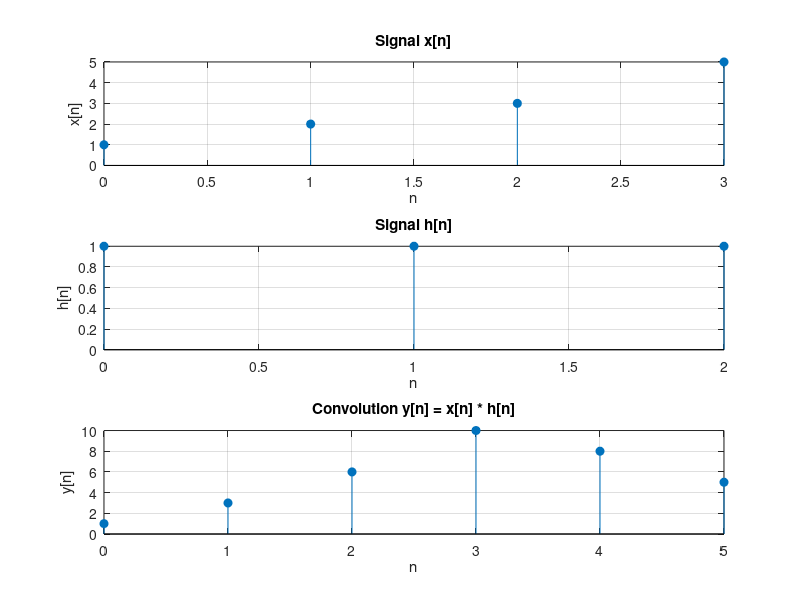

Recreate this plot in MATLAB.
x=[1,2,3,5];
h=[1,1,1];
x_len = length(x);
h_len = length(h);
y_len = x_len + h_len - 1;  
x_padded = [x, zeros(1, y_len - x_len)];
h_padded = [h, zeros(1, y_len - h_len)]
h_mat = zeros(y_len, y_len);
for i = 1:y_len
    h_mat(:, i) = circshift(h_padded, [0, i-1]);  % Circularly shift the padded h
end
y_matrix = h_mat * x_padded';  
disp('Shifted h matrix:');
disp(h_mat);
disp('Convolution result using matrix method:');
disp(y_matrix');
% Plot the sequences
n_x = 0:length(x)-1;  % Time indices for x
n_h = 0:length(h)-1;  % Time indices for h
n_y = 0:length(y_matrix)-1;  % Time indices for convolution result
figure;
% Plot x[n]
subplot(3,1,1);
stem(n_x, x, 'filled');
title('Signal x[n]');
xlabel('n');
ylabel('x[n]');
grid on;
% Plot h[n]
subplot(3,1,2);
stem(n_h, h, 'filled');
title('Signal h[n]');
xlabel('n');
ylabel('h[n]');
grid on;
% Plot the convolution result y[n]
subplot(3,1,3);
stem(n_y, y_matrix, 'filled');
title('Convolution y[n] = x[n] * h[n]');
xlabel('n');
ylabel('y[n]');
grid on;